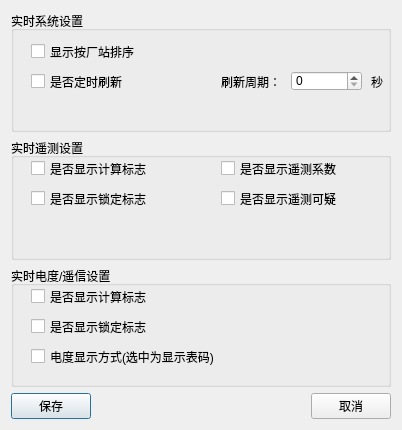
<?xml version="1.0" encoding="UTF-8"?>
<ui version="4.0">
 <class>Rdb_ycyx_dialog_base</class>
 <widget class="QDialog" name="Rdb_ycyx_dialog_base">
  <property name="geometry">
   <rect>
    <x>0</x>
    <y>0</y>
    <width>402</width>
    <height>430</height>
   </rect>
  </property>
  <property name="minimumSize">
   <size>
    <width>402</width>
    <height>430</height>
   </size>
  </property>
  <property name="maximumSize">
   <size>
    <width>402</width>
    <height>430</height>
   </size>
  </property>
  <property name="windowTitle">
   <string>相关显示设置</string>
  </property>
  <layout class="QGridLayout" name="gridLayout">
   <item row="0" column="0" colspan="3">
    <widget class="QGroupBox" name="groupBox1">
     <property name="title">
      <string>实时系统设置</string>
     </property>
     <widget class="QLabel" name="textLabel2_2">
      <property name="geometry">
       <rect>
        <x>360</x>
        <y>60</y>
        <width>20</width>
        <height>21</height>
       </rect>
      </property>
      <property name="text">
       <string>秒</string>
      </property>
      <property name="wordWrap">
       <bool>false</bool>
      </property>
     </widget>
     <widget class="QCheckBox" name="m_pRefresh_checkbox">
      <property name="enabled">
       <bool>true</bool>
      </property>
      <property name="geometry">
       <rect>
        <x>20</x>
        <y>60</y>
        <width>190</width>
        <height>21</height>
       </rect>
      </property>
      <property name="text">
       <string>是否定时刷新</string>
      </property>
     </widget>
     <widget class="QLabel" name="textLabel2">
      <property name="geometry">
       <rect>
        <x>210</x>
        <y>60</y>
        <width>80</width>
        <height>21</height>
       </rect>
      </property>
      <property name="text">
       <string>刷新周期：</string>
      </property>
      <property name="wordWrap">
       <bool>false</bool>
      </property>
     </widget>
     <widget class="QCheckBox" name="m_pStation_checkbox">
      <property name="enabled">
       <bool>true</bool>
      </property>
      <property name="geometry">
       <rect>
        <x>20</x>
        <y>30</y>
        <width>190</width>
        <height>21</height>
       </rect>
      </property>
      <property name="text">
       <string>显示按厂站排序</string>
      </property>
     </widget>
     <widget class="QSpinBox" name="m_pTime_spinbox">
      <property name="geometry">
       <rect>
        <x>280</x>
        <y>60</y>
        <width>71</width>
        <height>20</height>
       </rect>
      </property>
      <property name="styleSheet">
       <string notr="true"/>
      </property>
     </widget>
    </widget>
   </item>
   <item row="1" column="0" colspan="3">
    <widget class="QGroupBox" name="groupBox2">
     <property name="title">
      <string>实时遥测设置</string>
     </property>
     <widget class="QCheckBox" name="m_pYcmanset_checkbox">
      <property name="enabled">
       <bool>true</bool>
      </property>
      <property name="geometry">
       <rect>
        <x>20</x>
        <y>50</y>
        <width>190</width>
        <height>21</height>
       </rect>
      </property>
      <property name="text">
       <string>是否显示锁定标志</string>
      </property>
     </widget>
     <widget class="QCheckBox" name="m_pYcxs_checkbox">
      <property name="enabled">
       <bool>true</bool>
      </property>
      <property name="geometry">
       <rect>
        <x>210</x>
        <y>20</y>
        <width>170</width>
        <height>21</height>
       </rect>
      </property>
      <property name="text">
       <string>是否显示遥测系数</string>
      </property>
     </widget>
     <widget class="QCheckBox" name="m_pYcky_checkbox">
      <property name="enabled">
       <bool>true</bool>
      </property>
      <property name="geometry">
       <rect>
        <x>210</x>
        <y>50</y>
        <width>170</width>
        <height>21</height>
       </rect>
      </property>
      <property name="text">
       <string>是否显示遥测可疑</string>
      </property>
     </widget>
     <widget class="QCheckBox" name="m_pYccal_checkbox">
      <property name="enabled">
       <bool>true</bool>
      </property>
      <property name="geometry">
       <rect>
        <x>20</x>
        <y>20</y>
        <width>180</width>
        <height>21</height>
       </rect>
      </property>
      <property name="text">
       <string>是否显示计算标志</string>
      </property>
     </widget>
    </widget>
   </item>
   <item row="2" column="0" colspan="3">
    <widget class="QGroupBox" name="groupBox3">
     <property name="title">
      <string>实时电度/遥信设置</string>
     </property>
     <widget class="QCheckBox" name="m_pYxmanset_checkbox">
      <property name="enabled">
       <bool>true</bool>
      </property>
      <property name="geometry">
       <rect>
        <x>20</x>
        <y>50</y>
        <width>280</width>
        <height>21</height>
       </rect>
      </property>
      <property name="text">
       <string>是否显示锁定标志</string>
      </property>
     </widget>
     <widget class="QCheckBox" name="m_pKwhshow_checkbox">
      <property name="enabled">
       <bool>true</bool>
      </property>
      <property name="geometry">
       <rect>
        <x>20</x>
        <y>80</y>
        <width>300</width>
        <height>21</height>
       </rect>
      </property>
      <property name="text">
       <string>电度显示方式(选中为显示表码)</string>
      </property>
     </widget>
     <widget class="QCheckBox" name="m_pYxcal_checkbox">
      <property name="enabled">
       <bool>true</bool>
      </property>
      <property name="geometry">
       <rect>
        <x>20</x>
        <y>20</y>
        <width>300</width>
        <height>21</height>
       </rect>
      </property>
      <property name="text">
       <string>是否显示计算标志</string>
      </property>
     </widget>
    </widget>
   </item>
   <item row="3" column="0">
    <widget class="QPushButton" name="m_pOk_button">
     <property name="text">
      <string>保存</string>
     </property>
    </widget>
   </item>
   <item row="3" column="1">
    <spacer name="horizontalSpacer">
     <property name="orientation">
      <enum>Qt::Horizontal</enum>
     </property>
     <property name="sizeHint" stdset="0">
      <size>
       <width>258</width>
       <height>20</height>
      </size>
     </property>
    </spacer>
   </item>
   <item row="3" column="2">
    <widget class="QPushButton" name="m_pCancel_button">
     <property name="text">
      <string>取消</string>
     </property>
    </widget>
   </item>
  </layout>
 </widget>
 <resources>
  <include location="res.qrc"/>
 </resources>
 <connections/>
</ui>
